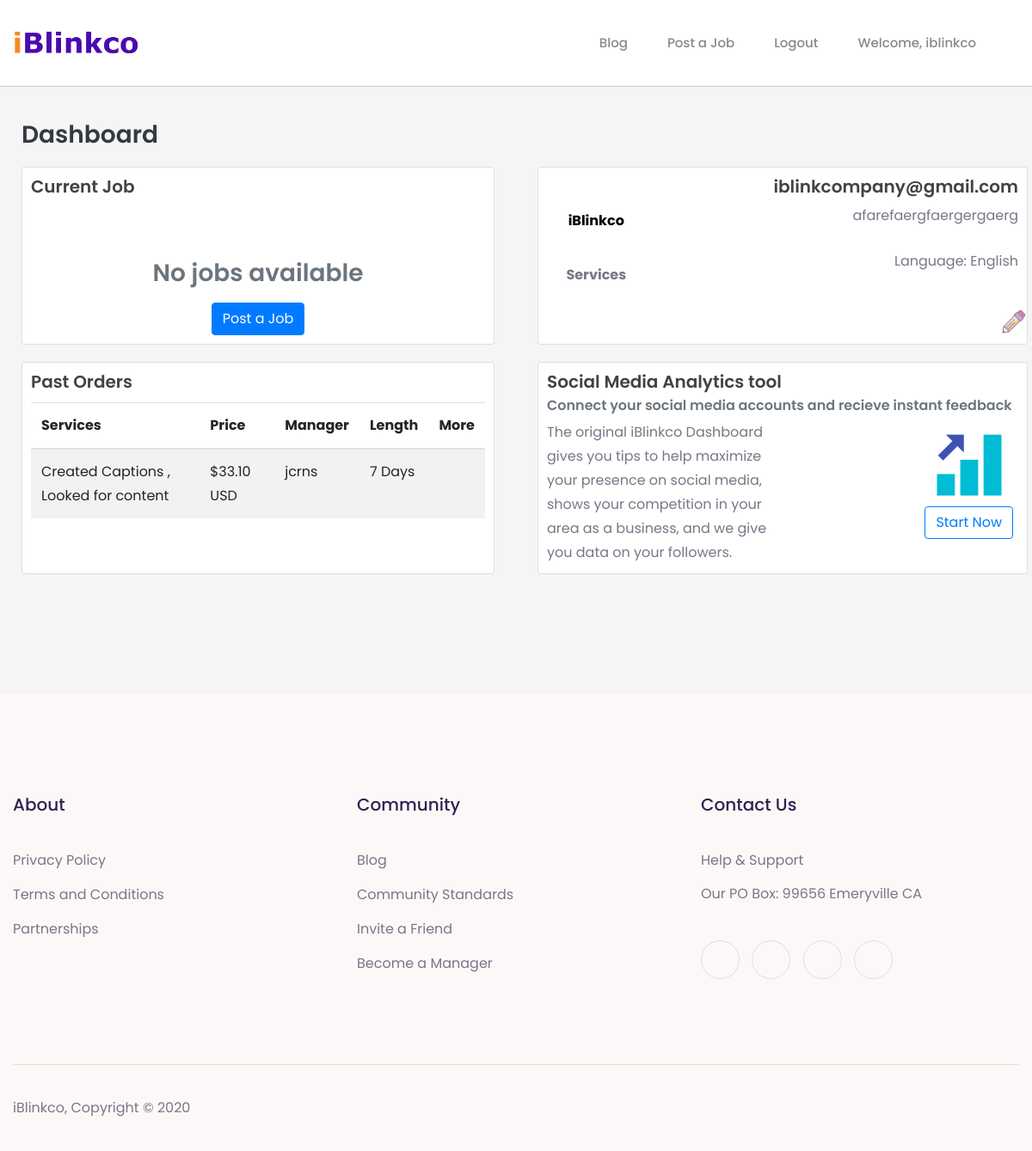
/dashboard (signed in), run on an earlier commit of the app's database.
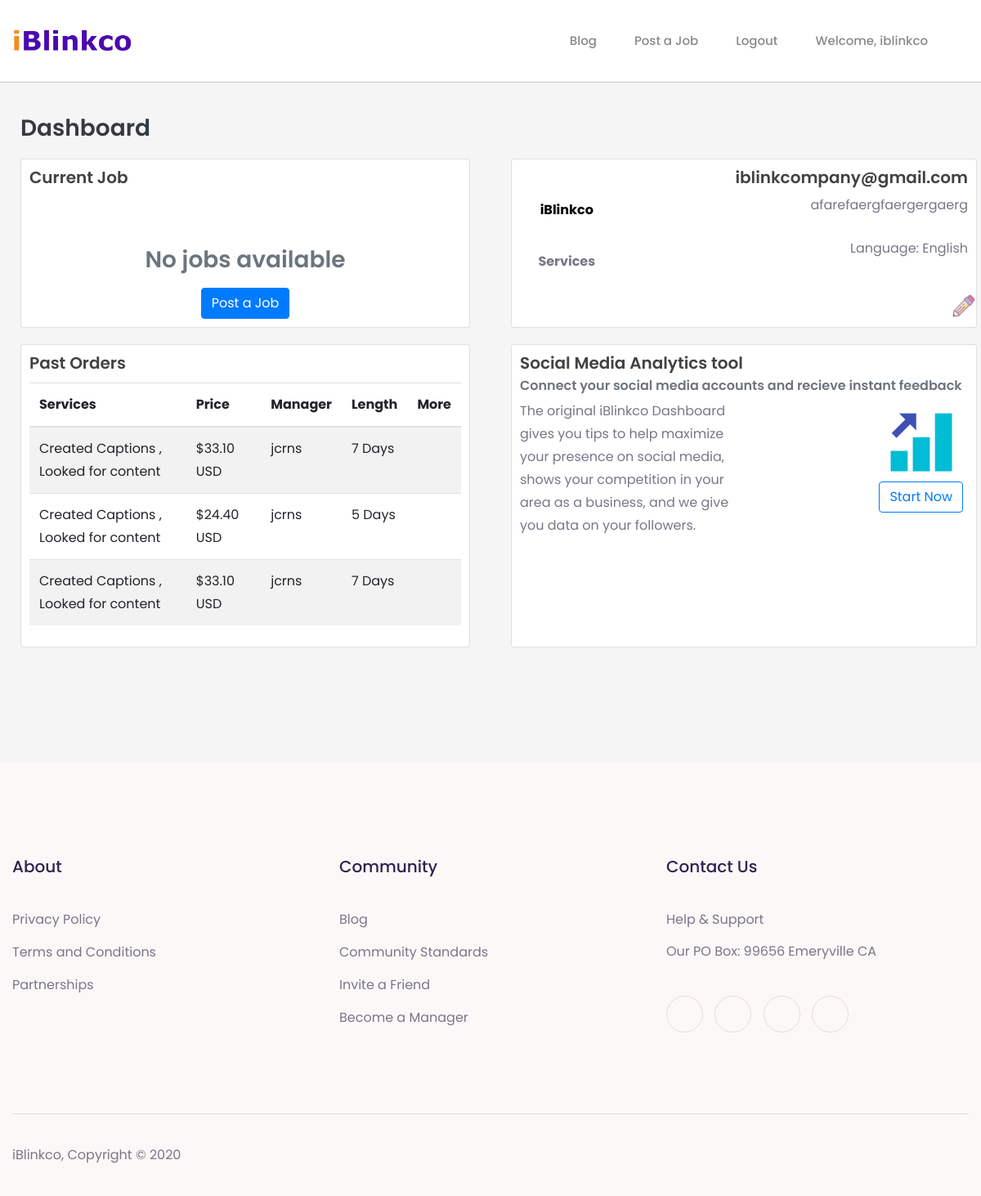
And on a later commit of the database.
### service/models.py (models this page shows, shortened)
class JobPost(models.Model):
    job_id = models.CharField(max_length=120, blank=True)
    client = models.ForeignKey(User, on_delete=models.CASCADE, related_name='client', null=True)
    manager = models.ForeignKey(User, null=True, on_delete=models.CASCADE, related_name='manager', blank=True)
    number_of_post = models.IntegerField()
    length = models.IntegerField()
    manager_payment = models.DecimalField(default=0.00, max_digits=100, decimal_places=2)
    price_paid = models.DecimalField(default=0.00, max_digits=100, decimal_places=2)
    paid_for = models.BooleanField(default=False)
    job_fee = models.DecimalField(default=0.00, max_digits=100, decimal_places=2)
    manager_paid = models.BooleanField(default=False)
    job_complete = models.BooleanField(default=False)
    captions = models.BooleanField(default=False)
    search_for_content = models.BooleanField(default=False)
    post_for_you = models.BooleanField(default=False)
    engagement = models.BooleanField(default=False)
    service_description = models.CharField(max_length=5000, default='none')
    manager_randomly_assigned = models.BooleanField(default=True)
    instagram = models.BooleanField(default=False)
    facebook = models.BooleanField(default=False)
    instagram_username = models.CharField(max_length=100, blank=True, default='none')
    facebook_username = models.CharField(max_length=100, blank=True, default='none')
    completed_milestone_one = models.BooleanField(default=False)
    milestone_one_statement = models.CharField(max_length=1000, default='none')
    milestone_one_files = models.FileField(default='default.jpg',  upload_to='milestone_files')
    completed_milestone_two = models.BooleanField(default=False)
    milestone_two_statement = models.CharField(max_length=1000, default='none')
    milestone_two_files = models.FileField(default='default.jpg',  upload_to='milestone_files')
    completed_milestone_three = models.BooleanField(default=False)
    milestone_three_statement = models.CharField(max_length=1000, default='none')
    milestone_three_files = models.FileField(default='default.jpg', upload_to='milestone_files')
    completed_milestone_four = models.BooleanField(default=False)
    milestone_four_statement = models.CharField(max_length=1000, default='none')
    milestone_four_files = models.FileField(default='default.jpg',  upload_to='milestone_files')
    job_preparation_completed = models.BooleanField(default=False)
    job_preparation_deadline = models.DateTimeField(
        max_length=8, blank=True, null=True)
    date_requested = models.DateTimeField(
        verbose_name='date requested', auto_now_add=True)
    deadline = models.DateTimeField(max_length=8, blank=True, null=True)

### dashboard/views.py (the view, shortened to what this page needs)
# urls.py: path('dashboard', views.dashboard, name='dashboard-home'),
@login_required(login_url="/?login=true")
def dashboard(request):
    profile = request.user.profile
    if profile.is_client == False and profile.is_manager == False:
        return redirect('homepage-overview')
    if profile.is_client == True:
        if profile.business_type != 'none':
            update_profile_form = ProfileUpdateFormClient(instance=request.user.profile)
            past_orders = JobPost.objects.filter(client=request.user.pk, job_complete=True).order_by('-date_requested')
            currentJob = JobPost.objects.filter(client=request.user.pk, job_complete=False)
            return render(request, 'dashboard/client.html', { 'profile': profile, 'current_job' : currentJob, 'past_orders' : past_orders, 'update_profile_form' : update_profile_form, "static_header" : True, "nav_black_link" : True } )
        else:
            return redirect('service-complete-profile-client')

### dashboard/templates/dashboard/client.html (shortened to what the changed rows need)
{% extends 'homepage/header.html' %}
{% load static %}
{% block content %}
<div class="client">
    <div class="container-fluid">
        <div class="row">
            <div class="col-md-6 d-flex align-items-stretch">
                <div class="card dashboard-card" id="past-orders">
                    <div class="card-body">
                        <div class="card-body table-responsive p-0">
                            <table class="table table-striped table-valign-middle">
                                <thead>
                                    <tr>
                                        <th>Services</th>
                                        <th>Price</th>
                                        <th>Manager</th>
                                        <th>Length</th>
                                        <th>More</th>
                                    </tr>
                                </thead>
                                <tbody>
                                    {% for order in past_orders %}
                                    <tr class="post-row" onclick='window.location="job-details-client/{{ order.id  }}";'>
                                        <td>
                                            {% if order.captions == True %}
                                            Created Captions
                                            {% endif %}
                                            {% if order.captions == True and order.search_for_content == True %}
                                            ,
                                            {% endif %}
                                            {% if order.search_for_content == True %}
                                            Looked for content
                                            {% endif %}
                                        </td>
                                        <td>
                                            ${{ order.price_paid }} USD
                                        </td>
                                        <td>
                                            {{ order.manager }}
                                        </td>
                                        <td>
                                            {{ order.length }} Days
                                        </td>
                                        <td>
                                        </td>
                                    </tr>
                                    {% endfor %}
                                </tbody>
                            </table>
                        </div>
                    </div>
                </div>
            </div>
        </div>
    </div>
</div>
{% endblock %}

What changed in the data, as far as the page shows it:
added JobPost: captions "Created Captions", search_for_content "Looked for content", price_paid "33.10", manager "jcrns", length "7"
added JobPost: captions "Created Captions", search_for_content "Looked for content", price_paid "24.40", manager "jcrns", length "5"
